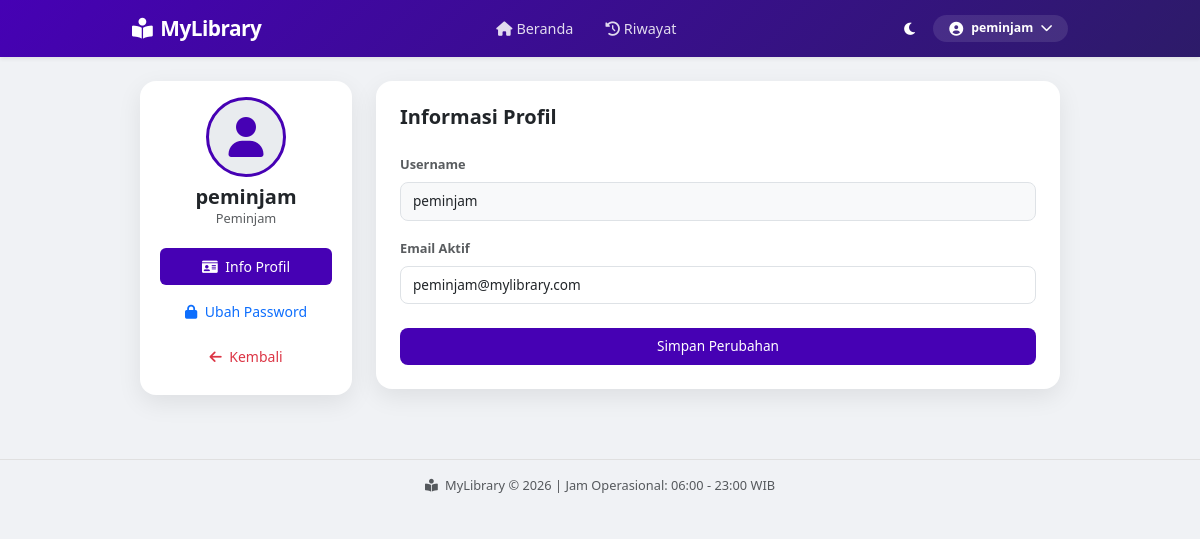
Screenshot of /pages/profil.php (signed in) with the database file from the repository.
### tables this page shows
CREATE TABLE `users` (
  `id` int(11) NOT NULL AUTO_INCREMENT,
  `username` varchar(50) NOT NULL,
  `email` varchar(100) NOT NULL,
  `password` varchar(255) NOT NULL,
  `peran` enum('admin','peminjam') NOT NULL DEFAULT 'peminjam',
  PRIMARY KEY (`id`),
  UNIQUE KEY `email` (`email`)
);

### pages/profil.php (the view, shortened to what this page needs)
<?php
include '../config/koneksi.php';
$username = $_SESSION['admin'];
$stmt = mysqli_prepare($conn, "SELECT * FROM users WHERE username = ?");
mysqli_stmt_bind_param($stmt, "s", $username);
mysqli_stmt_execute($stmt);
$user = mysqli_fetch_assoc(mysqli_stmt_get_result($stmt));
?>
<!DOCTYPE html>
<html lang="id">
<head>
    <link rel="stylesheet" href="https://cdn.jsdelivr.net/npm/bootstrap@5.3.0/dist/css/bootstrap.min.css">
    <link rel="stylesheet" href="https://cdnjs.cloudflare.com/ajax/libs/font-awesome/6.0.0/css/all.min.css">
    <link rel="stylesheet" href="../assets/style.css">
</head>
<body>
<?php include __DIR__ . '/../includes/navbar.php'; ?>
<div class="container mt-4">
    <div class="row">
<div class="col-12 col-md-4 col-lg-3 mb-3">
    <div class="glass-card p-3 text-center">
        <div class="profile-photo mx-auto mb-2" style="width: 80px; height: 80px; margin: 0 auto;">
            <div style="width: 80px; height: 80px; border-radius: 50%; background: #e9ecef; display: flex; align-items: center; justify-content: center; border: 3px solid #4601b4;">
                <i class="fas fa-user" style="font-size: 2.5rem; color: #4601b4;"></i>
            </div>
        </div>
        <h5 class="fw-bold mb-0"><?= htmlspecialchars($user['username']) ?></h5>
        <p class="text-muted small"><?= ucfirst($user['peran']) ?></p>
        <div class="nav flex-row flex-md-column nav-pills justify-content-center mt-3" role="tablist">
            <button class="nav-link active m-1" data-bs-toggle="pill" data-bs-target="#info">
                <i class="fas fa-id-card me-1"></i> <span class="d-none d-md-inline">Info Profil</span>
            </button>
            <button class="nav-link m-1" data-bs-toggle="pill" data-bs-target="#security">
                <i class="fas fa-lock me-1"></i> <span class="d-none d-md-inline">Ubah Password</span>
            </button>
            <a href="index.php" class="nav-link text-danger m-1">
                <i class="fas fa-arrow-left me-1"></i> <span class="d-none d-md-inline">Kembali</span>
            </a>
        </div>
    </div>
</div>
        <div class="col-12 col-md-8 col-lg-9">
            <div class="tab-content">
                <div class="tab-pane fade show active" id="info">
                    <div class="glass-card p-4">
                        <h5 class="fw-bold mb-4">Informasi Profil</h5>
                        <form action="" method="POST">
                            <div class="mb-3">
                                <label class="form-label small fw-bold text-muted">Username</label>
                                <input type="text" class="form-control bg-light" value="<?= htmlspecialchars($user['username']) ?>" readonly>
                            </div>
                            <div class="mb-4">
                                <label class="form-label small fw-bold text-muted">Email Aktif</label>
                                <input type="email" name="email" class="form-control" value="<?= htmlspecialchars($user['email'] ?? '') ?>" required>
                            </div>
                            <button type="submit" name="update_profil" class="btn btn-primary w-100 w-md-auto px-4">Simpan Perubahan</button>
                        </form>
                    </div>
                </div>
            </div>
        </div>
    </div>
</div>
<?php include __DIR__ . '/../includes/footer_scripts.php'; ?>
</body>
</html>

### assets/style.css (style rules this page uses)
* { box-sizing: border-box; }
body { background: #f0f2f5; font-family: 'Segoe UI', sans-serif; transition: background-color 0.3s ease, color 0.3s ease; margin: 0; padding: 0; font-size: 14px; -webkit-text-size-adjust: 100%; }
.glass-card { background: #ffffff; border-radius: 12px; border: none; box-shadow: 0 4px 16px rgba(0,0,0,0.06); padding: 12px; }
.btn { font-size: 0.85rem; padding: 8px 14px; border-radius: 8px; }
.btn-primary { background: #4601b4; border: none; }
.container { width: 100%; padding-left: 10px; padding-right: 10px; max-width: 100%; }
.form-control { font-size: 0.85rem; padding: 8px 12px; border-radius: 8px; width: 100%; }
.text-muted { font-size: 0.8rem; }
.profile-photo { display: flex; justify-content: center; align-items: center; margin: 0 auto; }
@media (min-width: 768px) { body { font-size: 14px; } }
@media (min-width: 768px) { .glass-card { padding: 18px; border-radius: 12px; } }
@media (min-width: 768px) { .container { padding-left: 20px; padding-right: 20px; max-width: 960px; } }
@media (min-width: 768px) { .text-muted { font-size: 0.8rem; } }
@media (min-width: 768px) { .btn { font-size: 0.85rem; padding: 8px 16px; } }
@media (min-width: 768px) { .form-control { font-size: 0.85rem; } }
.container.mt-4, .container.mt-5, .container.py-5 { animation: fadeInUp 0.8s ease-out; }
.glass-card { animation: scaleIn 0.5s ease-out; }
h3.fw-bold, h4.fw-bold, h5.fw-bold { animation: slideInLeft 0.6s ease-out; }
.col-md-4.col-lg-3 { animation: slideInLeft 0.6s ease-out; }
.col-md-8.col-lg-9 { animation: slideInRight 0.6s ease-out; }

### pages/profil.php (style rules this page uses)
body { background: #f0f2f5; font-family: 'Segoe UI', sans-serif; }
.glass-card { background: white; border-radius: 16px; border: none; box-shadow: 0 8px 24px rgba(0,0,0,0.08); }
.nav-pills .nav-link.active { background-color: #4601b4; color: white !important; }

### rows the page displays
users: username "peminjam", peran "Peminjam", email "peminjam@mylibrary.com"

### other values shown
$text['menu_beranda'] "Beranda"
$text['menu_riwayat'] "Riwayat"
$username_login "peminjam"
